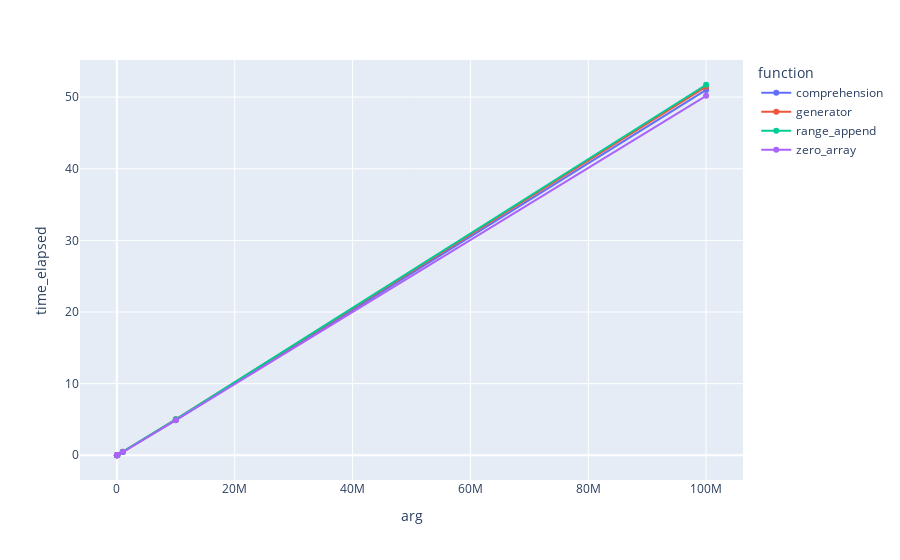

Write notebook code for a chart like this one.
### Markdown cell above
### Int Array Costs
*Lessons Learned*
* Overall, python optimizes these pretty well
* Zero array is best, but it's all pretty even

### Code cell
fig3_time = px.line(agg_df[(agg_df['goal'] == 'intArrayCosts') & (agg_df['function'] != 'read_file')], x="arg", y="time_elapsed", color='function')
for i in range(len(fig3_time.data)):
    fig3_time.data[i].update(mode='markers+lines')
fig3_time.show()

### Figure 1 — Plotly figure (JSON) as saved in the notebook; plotly's stock layout.template omitted (floating-point values rounded to 4 significant figures)
{"data": [{"hovertemplate": "function=comprehension<br>arg=%{x}<br>time_elapsed=%{y}<extra></extra>", "legendgroup": "comprehension", "line": {"color": "#636efa", "dash": "solid"}, "marker": {"symbol": "circle"}, "mode": "markers+lines", "name": "comprehension", "orientation": "v", "showlegend": true, "type": "scatter", "x": [100, 1000, 10000, 100000, 1000000, 10000000, 100000000], "xaxis": "x", "y": [2.861e-05, 0.0003768, 0.004331, 0.04547, 0.4558, 4.915, 51.01], "yaxis": "y"}, {"hovertemplate": "function=generator<br>arg=%{x}<br>time_elapsed=%{y}<extra></extra>", "legendgroup": "generator", "line": {"color": "#EF553B", "dash": "solid"}, "marker": {"symbol": "circle"}, "mode": "markers+lines", "name": "generator", "orientation": "v", "showlegend": true, "type": "scatter", "x": [100, 1000, 10000, 100000, 1000000, 10000000, 100000000], "xaxis": "x", "y": [1.717e-05, 0.0003436, 0.004115, 0.04668, 0.4862, 5.018, 51.46], "yaxis": "y"}, {"hovertemplate": "function=range_append<br>arg=%{x}<br>time_elapsed=%{y}<extra></extra>", "legendgroup": "range_append", "line": {"color": "#00cc96", "dash": "solid"}, "marker": {"symbol": "circle"}, "mode": "markers+lines", "name": "range_append", "orientation": "v", "showlegend": true, "type": "scatter", "x": [100, 1000, 10000, 100000, 1000000, 10000000, 100000000], "xaxis": "x", "y": [1.544e-05, 0.0003378, 0.004423, 0.04474, 0.4999, 5.017, 51.73], "yaxis": "y"}, {"hovertemplate": "function=zero_array<br>arg=%{x}<br>time_elapsed=%{y}<extra></extra>", "legendgroup": "zero_array", "line": {"color": "#ab63fa", "dash": "solid"}, "marker": {"symbol": "circle"}, "mode": "markers+lines", "name": "zero_array", "orientation": "v", "showlegend": true, "type": "scatter", "x": [100, 1000, 10000, 100000, 1000000, 10000000, 100000000], "xaxis": "x", "y": [1.019e-05, 0.0003175, 0.004417, 0.04402, 0.4425, 4.892, 50.18], "yaxis": "y"}], "layout": {"legend": {"title": {"text": "function"}, "tracegroupgap": 0}, "margin": {"t": 60}, "xaxis": {"anchor": "y", "domain": [0, 1], "title": {"text": "arg"}}, "yaxis": {"anchor": "x", "domain": [0, 1], "title": {"text": "time_elapsed"}}}}
